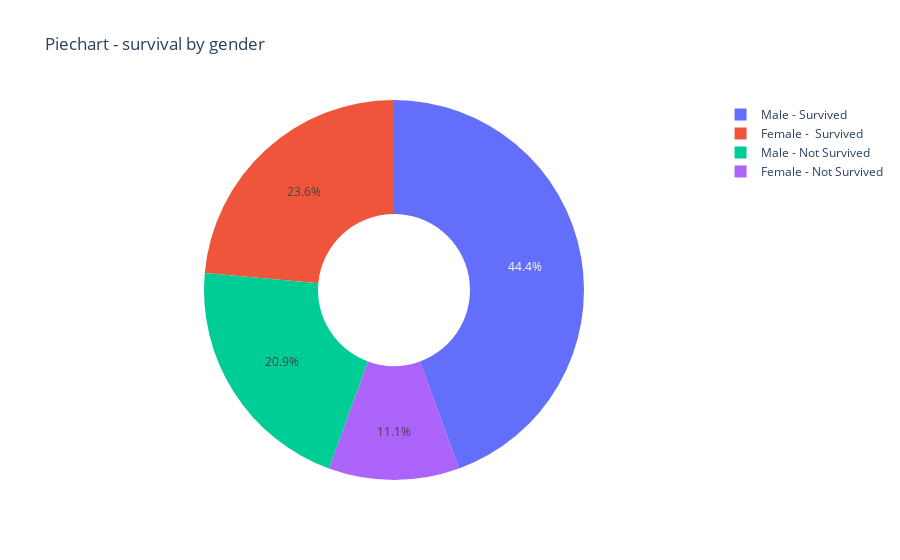

The notebook cell saved with this chart:
### Code cell
#!df delect
male = df[df["sex"]==1]
female = df[df["sex"]==0]

male_surv = male[df["DEATH_EVENT"]==0]
male_not = male[df["DEATH_EVENT"]==1]
female_surv = female[df["DEATH_EVENT"]==0]
female_not = female[df["DEATH_EVENT"]==1]

labels = ['Male - Survived','Male - Not Survived', "Female -  Survived", "Female - Not Survived"]
values = [male_surv.count(),male_not.count(), female_surv.count(), female_not.count()]
fig = go.Figure(data=[go.Pie(labels=labels, values=values, hole=.4)])
fig.update_layout(
    title_text="Piechart - survival by gender")
fig.show()

### Figure 1 — Plotly figure (JSON) as saved in the notebook; plotly's stock layout.template omitted (floating-point values rounded to 4 significant figures)
{"data": [{"hole": 0.4, "labels": ["Male - Survived", "Male - Not Survived", "Female -  Survived", "Female - Not Survived"], "type": "pie", "values": [132, 62, 70, 33]}], "layout": {"autosize": true, "title": {"text": "Piechart - survival by gender"}}}
